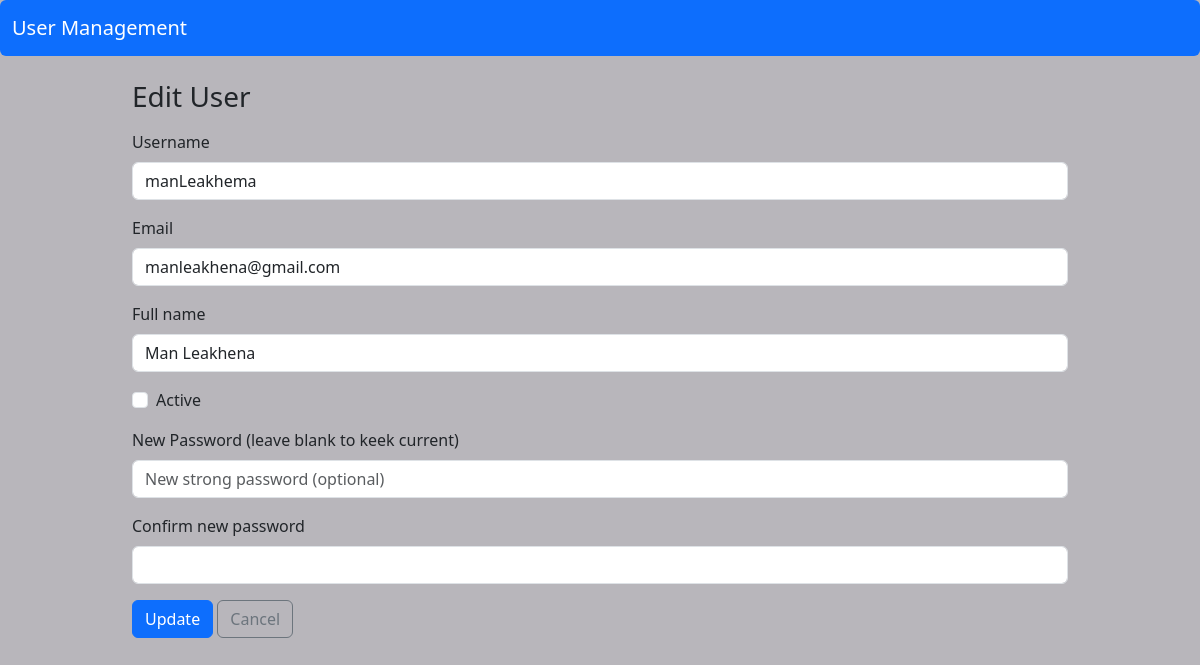
/users/2/edit, run on the app's committed database.
### app/models/user.py (models this page shows, shortened)
class User(db.Model):
    __tablename__ = "users"
    id = db.Column(db.Integer, primary_key=True)
    username = db.Column(db.String(80), unique=True, nullable=False)
    email = db.Column(db.String(120), unique=True, nullable=False)
    full_name = db.Column(db.String(120), nullable=False)
    is_active = db.Column(db.Boolean, default=True, nullable=False)
    password_hash = db.Column(db.String(255), nullable=False)
    created_at = db.Column(db.DateTime, default=datetime.utcnow, nullable=False)
    updated_at = db.Column(
        db.DateTime, default=datetime.utcnow, onupdate=datetime.utcnow, nullable=False
    )

### app/routes/user_routes.py (the view, shortened to what this page needs)
@user_bp.route("/<int:user_id>/edit", methods=["GET", "POST"])
def edit(user_id: int):
    user = UserService.get_by_id(user_id)
    if user is None:
        abort(404)
    form = UserEditForm(original_user=user, obj=user)
    return render_template("users/edit.html", form=form, user=user)

### app/forms/user_forms.py (shortened to what this page needs)
class UserEditForm(FlaskForm):
    username = StringField(
        "Username",
        validators = [DataRequired(), Length(min=3, max=120)],
    )
    email = StringField(
        "Email",
        validators=[DataRequired(), Email(), Length(max=120)]
    )
    full_name = StringField(
        "Full name",
        validators=[DataRequired(), Length(min=3, max=120)],
    )
    is_active = BooleanField("Active")
    password = PasswordField(
        "New Password (leave blank to keek current)",
        validators=[strong_password],
        render_kw={"placeholder": "New strong password (optional)"},
    )
    confirm_password = PasswordField(
        "Confirm new password",
        validators=[EqualTo("password", message="Password must matche.")],
    )
    submit = SubmitField("Update")
    def __init__(self, original_user: User, *args, **kwargs):
        super().__init__(*args, **kwargs)
        self.original_user = original_user

### app/services/user_services.py (called while the page is built)
    @staticmethod
    def get_by_id(user_id: int) -> Optional[User]:
        return User.query.get(user_id)

### app/templates/users/edit.html (shortened to what this page needs)
{% extends "layouts/base.html" %}
{%block content%}
<h1 class="h3 mb-3"> Edit User </h1>
<form method="post", novalidate>
    {% include "users/_form.html" %}
</form>
{% endblock %}

### app/templates/users/_form.html (shortened to what this page needs)
<div class="mb-3">
    {{ form.username.label(class="form-label") }}
    {{ form.username(class="form-control") }}
</div>
<div class="mb-3">
    {{ form.email.label(class="form-label") }}
    {{ form.email(class="form-control") }}
</div>
<div class="mb-3">
    {{ form.full_name.label(class="form-label") }}
    {{ form.full_name(class="form-control") }}
</div>
<div class="form-check mb-3 ">
    {{ form.is_active(class="form-check-input") }}
    {{ form.is_active.label(class="form-check-label") }}
</div>
<div class="mb-3">
    {{ form.password.label(class="form-label") }}
    {{ form.password(class="form-control") }}
</div>
<div class="mb-3">
    {{ form.confirm_password.label(class="form-label") }}
    {{ form.confirm_password(class="form-control") }}
</div>
<div>
    {{ form.submit(class="btn btn-primary") }}
    <a href="{{ url_for('users.index') }}" class="btn btn-outline-secondary"> Cancel</a>
</div>

### app/static/css/style.css (style rules this page uses)
body { background-color: #f5f5f5; }

### app/templates/layouts/base.html (style rules this page uses)
body { background-color: #b8b6bbff; }

### data on the page
User: username "manLeakhema", email "manleakhena@gmail.com", full_name "Man Leakhena"
